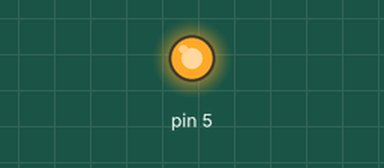
A sketch run on a simulated Arduino Uno, built for the host (arithmetic inside an expression is 32-bit, double 64-bit). Shown: output pins drawn as LEDs (lit = HIGH).

Above: at 0.15 s.
At 0.75 s:
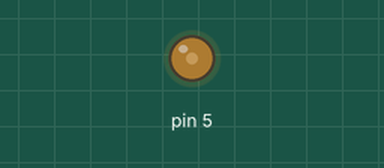
Timing chart, 0 to 0.6 s (numbered marks = the images above):
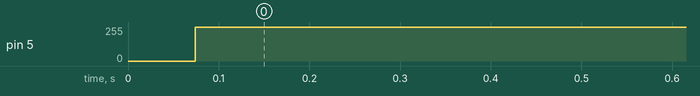

Measured:
- by itself, pin 5: 0/255 → 254/255 at 0.07 s

The sketch:

1-04.ino
```cpp
void setup()
{
    pinMode(5, OUTPUT);
}
int counter = 0;
void loop()
{
    analogWrite(5, counter);
    counter++;
    if (counter == 255)
    {
        counter = 0;
    }
}
```
